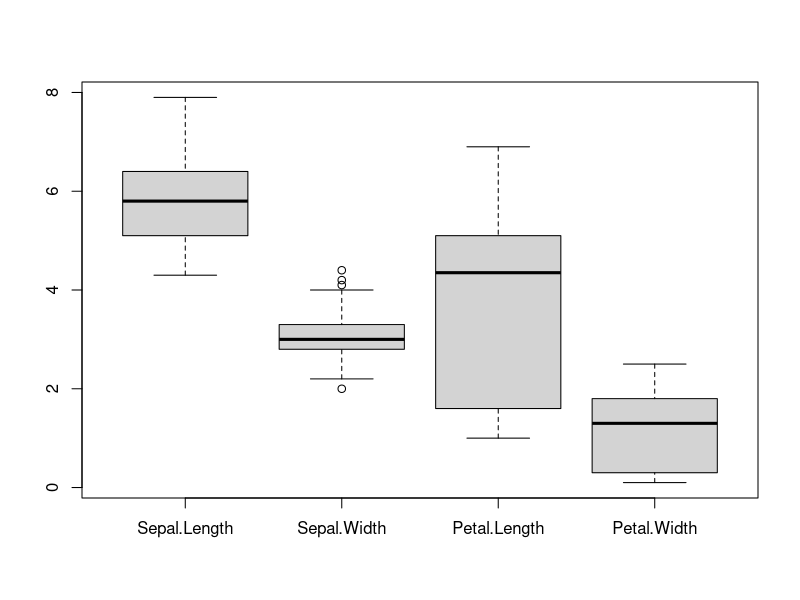
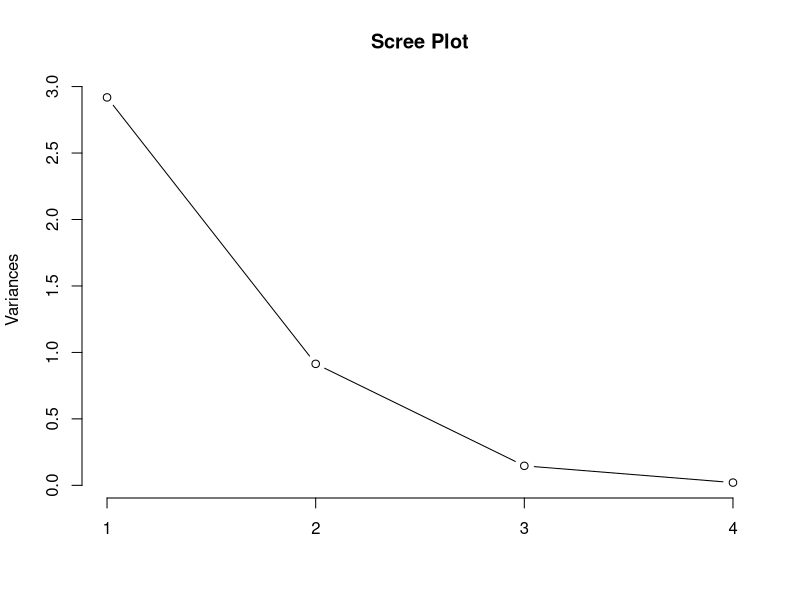
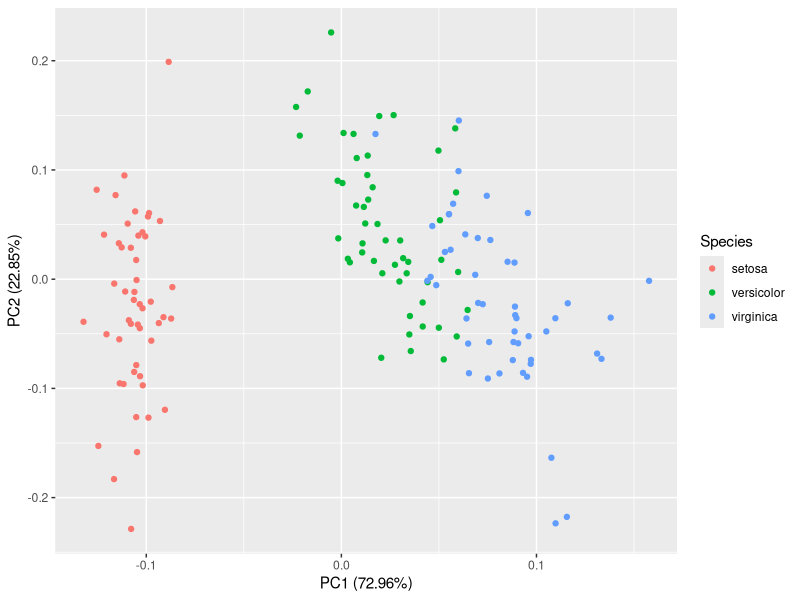

Here is the R script that generated these plots, in order:
iris  # 꽃에 대한 기본 데이터셋
# PCA로 차원 축소 해보기

# 데이터 파악하기
head(iris)  # sepal: 꽃받침, petal: 꽃잎
str(iris)  # 전체 데이터 150개

# 결측치 확인
colSums(is.na(iris))   # 각 변수에 해당되는 na값이 나온다.

summary(iris)  # 통계량
boxplot(iris[,1:4])  # 큰 이상치는 없음

# 주성분 분석하기
# prcomp 함수 적용하기(평균:0, 분산:1) - 표준화도 같이 해줌
iris.pca <- prcomp(iris[1:4], center = T, scale = T)
# -> 실행했을 때의 오른쪽 Environment 탭에서 자세히 표현된 부분 보기

summary(iris.pca)  # 이걸로 보는게 나음
"
Importance of components:
                          PC1    PC2     PC3     PC4
Standard deviation     1.7084 0.9560 0.38309 0.14393
└ 표준편차.제곱하면 분산  └ 제곱한 값 = 주성분1의 eigenValue
Proportion of Variance 0.7296 0.2285 0.03669 0.00518
└ 분산비율                └ 주성분1의 분산비율(전체 분산의 72프로 차지)
Cumulative Proportion  0.7296 0.9581 0.99482 1.00000
└ 분산의 누적비율
"
# 분석, 결과치 확인 및 해석
# Standard deviation(표준편차)의 제곱 = 분산 = eigenvalue
# Proportion of Variance : 각 주성분이 차지하는 분산 비율
# Cumulative Proportion : 분산의 누적 비율


iris.pca$rotation  # eigenVector

"
                    PC1         PC2        PC3        PC4
Sepal.Length  0.5210659 -0.37741762  0.7195664  0.2612863
Sepal.Width  -0.2693474 -0.92329566 -0.2443818 -0.1235096
Petal.Length  0.5804131 -0.02449161 -0.1421264 -0.8014492
Petal.Width   0.5648565 -0.06694199 -0.6342727  0.5235971
"
## 각 변수에 해당되는 벡터값. pc1에서 가장 큰 수 -> petal.length 
# 첫번째 주성분에서 가장 중요한 변수가 뭐냐? 
# -> petal.length가 가장 중요한 변수다라고 말할 수 있다.
# 축을 만들 때 가장 큰 영향을 미친 것? 벡터 중에 가장 큰값?
# pc1 주성분에서 4개의 변수 중에 가장 중요한건 petal.length다. 
# petal.length로 나머지 변수들이 투영된거니까
# rotation : eigenVector

# eigenvector(고유벡터) : 어떤 변수들이 중요한지를 eigenvector을 통해서 알 수 있다. 

# 새로운 축에서 그 데이터들이 갖는 값(각 주성분들의 값)
head(iris.pca$x, 10)
# 새로운 축이 만들어지면 각각 벡터값들이 하나의 축으로 투영되는데
# 축으로 몰렸을 때의 값(차원축소 했었을 때의 각각의 값)

# 차원축소해서 시각화해보기(보통 2차원, 3차원 중 하나)
# scree plot 확인(주성분의 개수를 선택하기 위해 scree plot을 그린다)
# 주성분 중 몇가지를 쓸 지는 plot과 summary를 통해 알아볼 수 있다.
# 주성분 개수를 선택하는 기준
# 1. 시각화를 위해 2,3 중 하나
# 2. eigenvalue > 1를 선택
# 3. elbow 포인트 선택
plot(iris.pca, type="l", main="Scree Plot")
# x축 주성분개수, y축 분산 = eigenvalue
# elbow(변화폭이 큰 부분) 여기 그래프에서 3? 근데 분산값이 너무 작음.
# 2가 그나마 1보다 크진 않지만 선택할 수 있는 방법이 2차원
# 주성분 개수는 2개로 -> summary까지 확인해보는게 좋다. 
summary(iris.pca)  # PC2까지해서 95%를 설명할 수 있기 때문에 주성분으로 PC1과 PC2 선택

# 2개의 차원으로 축소 x:실제주성분값
head(iris.pca$x[,1:2], 10)

# 2차원 시각화
install.packages('ggfortify')
library(ggfortify)
autoplot(iris.pca, data=iris, colour="Species")
# 각 품종별로 몰려있는게 보인다. 데이터의 전체적인 구조를 차원 축소를 통해 대충 파악하고 있는 것. 
